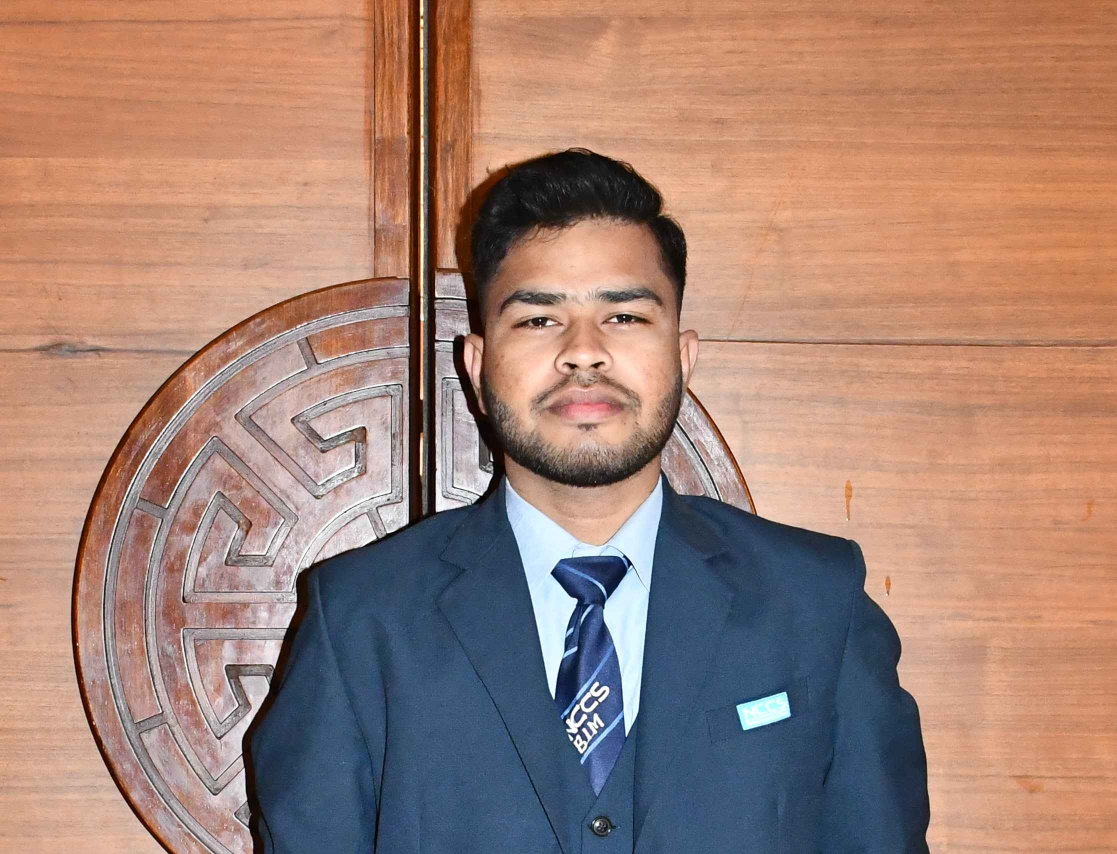
#> input picture model/test_images/manjesh.jpg, 2233 x 1708 px (shown at 1/2 size)
$ jupyter execute --allow-errors sports_celebrity_classification.ipynb   (shell and % lines are left out)
#> lines starting #> are read from the running program, lines starting #| are printed output that depends on the picture
[cell 1]
import numpy as np
import cv2
import matplotlib
from matplotlib import pyplot as plt

[cell 2]
img = cv2.imread('./test_images/manjesh.jpg')
#> img is the input picture: shape (1708, 2233, 3); mean B, G, R 117.2, 130.5, 163.7
img.shape
#> Out = (1708, 2233, 3)

[cell 3]
plt.imshow(img)

[cell 4]
gray = cv2.cvtColor(img,cv2.COLOR_BGR2GRAY)
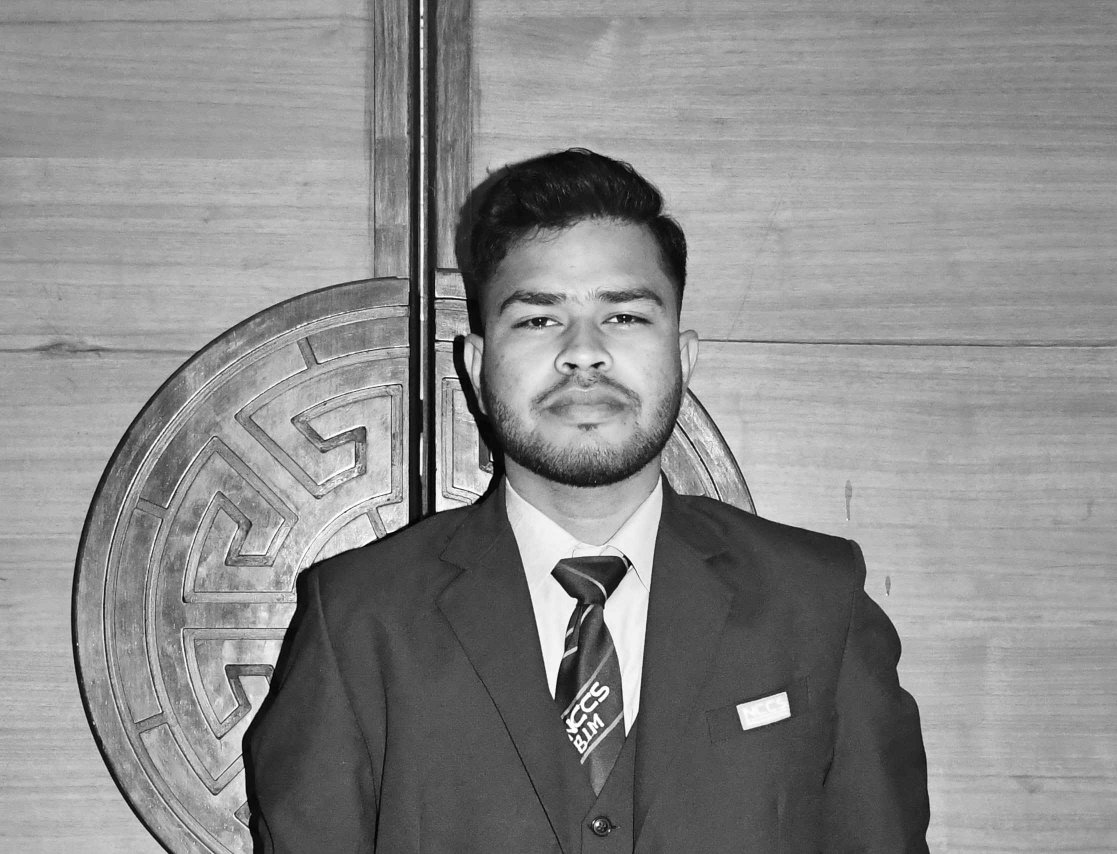
#> gray: shape (1708, 2233) (shown at 1/2 size); min 0, max 255, mean 138.8
gray.shape
#> Out = (1708, 2233)

[cell 5]
gray

[cell 6]
face_cascade =cv2.CascadeClassifier('./opencv/haarcascades/haarcascade_frontalface_default.xml')
eye_cascade = cv2.CascadeClassifier('./opencv/haarcascades/haarcascade_eye.xml')

faces = face_cascade.detectMultiScale(gray,1.3,5)
#> faces = [[928, 452, 472, 472]]
faces
#> Out = [[928, 452, 472, 472]]

[cell 7]
(x,y,w,h) = faces[0]
#> x = 928; y = 452; w = 472; h = 472
x,y,w,h
#> Out = (928, 452, 472, 472)

[cell 8]
face_img= cv2.rectangle(img,(x,y),(x+w,y+h),(255,0,0),2)
plt.imshow(face_img)

[cell 9]
for (x,y,w,h) in faces:
    img = cv2.rectangle(img,(x,y),(x+w,y+h),(255,0,0),2)
    roi_gray = gray[y:y+h, x:x+w]
    roi_color = img[y:y+h, x:x+w]
    eyes = eye_cascade.detectMultiScale(roi_gray)
    for (ex,ey,ew,eh) in eyes:
        cv2.rectangle(roi_color,(ex,ey),(ex+ew,ey+eh),(0,255,0),2)
#> this loop made 1 pass
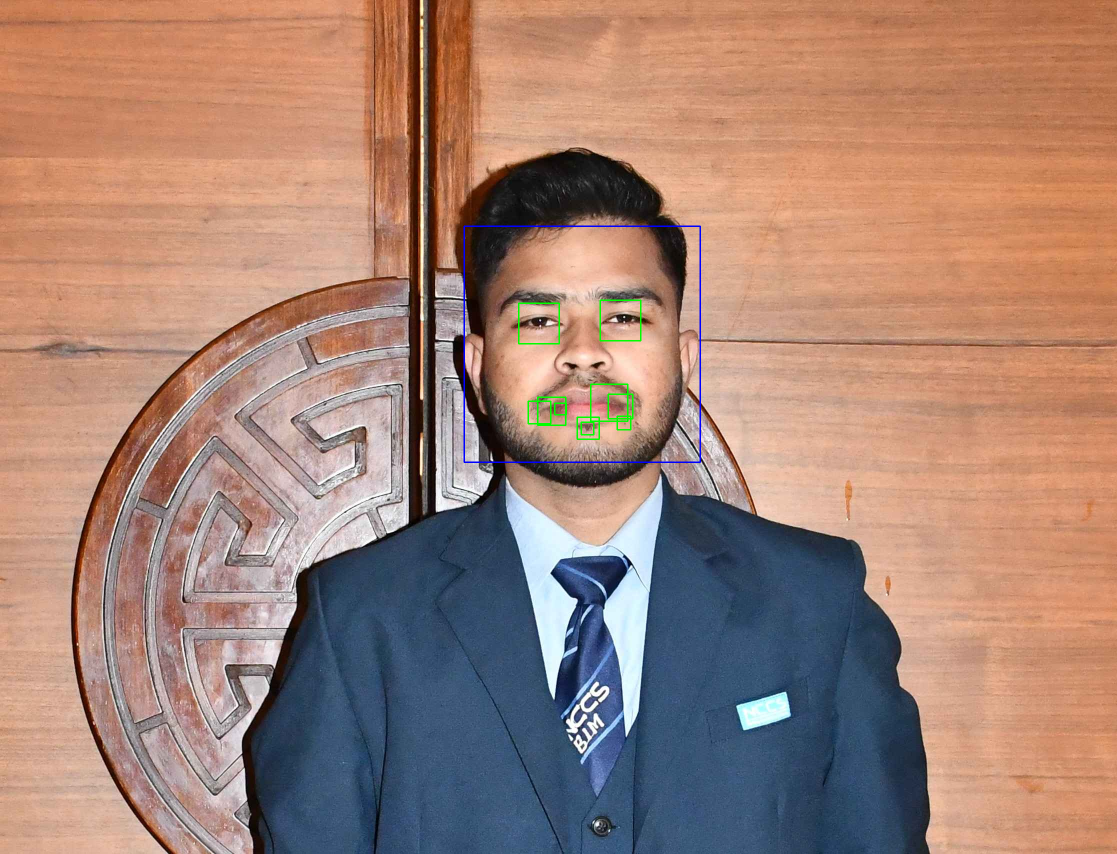
#> img: shape (1708, 2233, 3) (shown at 1/2 size); mean B, G, R 117.2, 130.5, 163.2
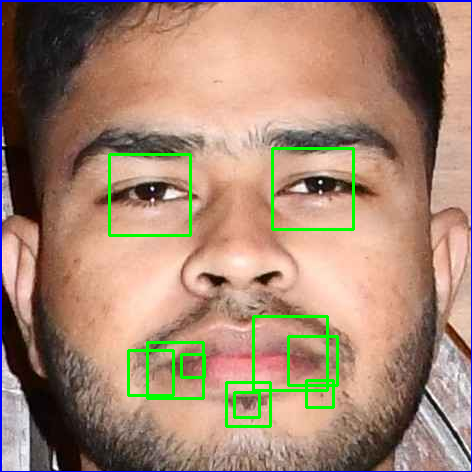
#> roi_color: shape (472, 472, 3); mean B, G, R 113.1, 133.2, 163.6

plt.figure()
plt.imshow(face_img,cmap='gray')
plt.show()

[cell 10]
plt.imshow(roi_color,cmap='gray')

[cell 11]
def get_cropped_image_if_2_eyes (image_path):
    img = cv2.imread(image_path)
    gray = cv2.cvtColor(img,cv2.COLOR_RGB2GRAY)
    faces = face_cascade.detectMultiScale (gray, 1.3, 5)
    for (x,y,w,h) in faces:
        roi_gray = gray[y:y+h, x:x+w]
        roi_color= img[y:y+h, x:x+w]
        eyes = eye_cascade.detectMultiScale (roi_gray)
        if len(eyes) >= 2:
            return roi_color

[cell 12]
original_image=cv2.imread('./test_images/sharapova1.jpg')
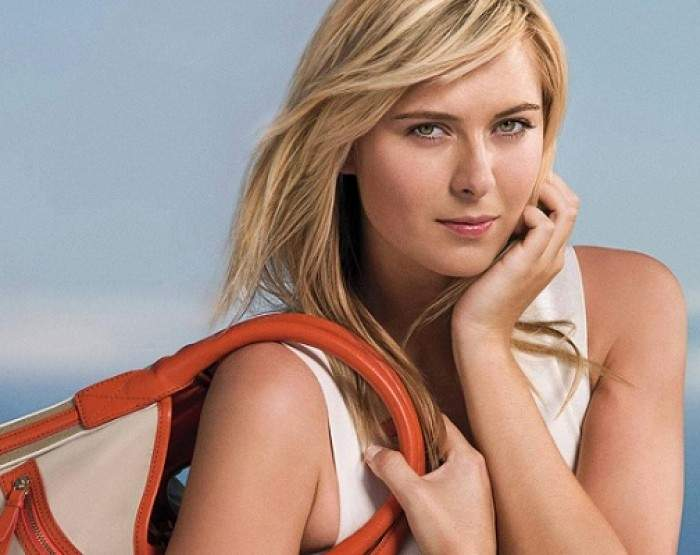
#> input picture model/test_images/sharapova1.jpg, 700 x 555 px
#> original_image is the input picture: shape (555, 700, 3); mean B, G, R 134.6, 144, 169.9
plt.imshow(original_image)

[cell 13]
cropped_image = get_cropped_image_if_2_eyes('./test_images/sharapova1.jpg')
#> in get_cropped_image_if_2_eyes, `gray = cv2.cvtColor(img,cv2.COLOR_RGB2GRAY)`:
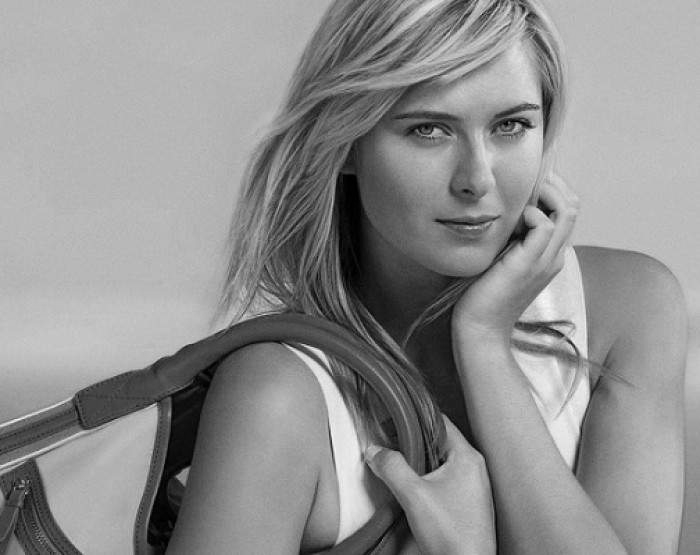
#> gray: shape (555, 700); min 0, max 254, mean 144.2
#> in get_cropped_image_if_2_eyes, `faces = face_cascade.detectMultiScale (gray, 1.3, 5)`: faces = [[356, 37, 233, 233]]
#> the loop in get_cropped_image_if_2_eyes, `for (x,y,w,h) in faces:` made 1 pass
#> (x, y, w, h, eyes) on pass 1: (356, 37, 233, 233, [[47, 69, 48, 48], [180, 166, 24, 24], [130, 66, 48, 48]])
#> pass 1, in get_cropped_image_if_2_eyes, `roi_gray = gray[y:y+h, x:x+w]`:
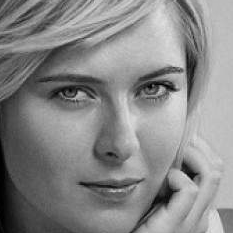
#> roi_gray: shape (233, 233); min 0, max 226, mean 135.3
#> pass 1, in get_cropped_image_if_2_eyes, `roi_color= img[y:y+h, x:x+w]`:
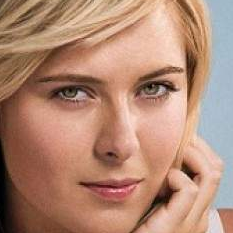
#> roi_color: shape (233, 233, 3); mean B, G, R 116.2, 136.7, 178
plt.imshow(cropped_image)

[cell 14]
org_image_obstructed = cv2.imread('./test_images/sharapova2.jpg')
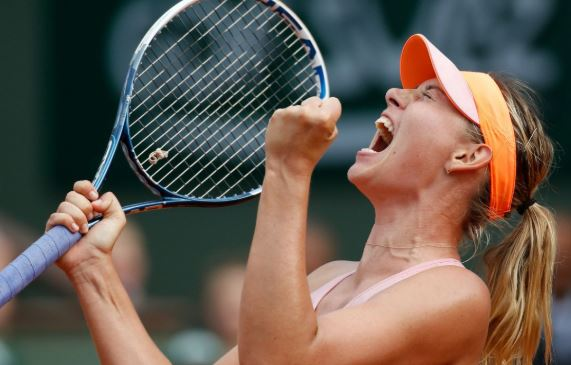
#> input picture model/test_images/sharapova2.JPG, 571 x 365 px, found by its file name
#> org_image_obstructed is the input picture: shape (365, 571, 3); mean B, G, R 80.8, 91, 102.6
plt.imshow(org_image_obstructed)

[cell 15]
cropped_image_no_2_eyes = get_cropped_image_if_2_eyes('./test_images/sharapova2.jpg')
#> call 2 of get_cropped_image_if_2_eyes, with image_path = './test_images/sharapova2.jpg'
#> in get_cropped_image_if_2_eyes (call 2), `gray = cv2.cvtColor(img,cv2.COLOR_RGB2GRAY)`:
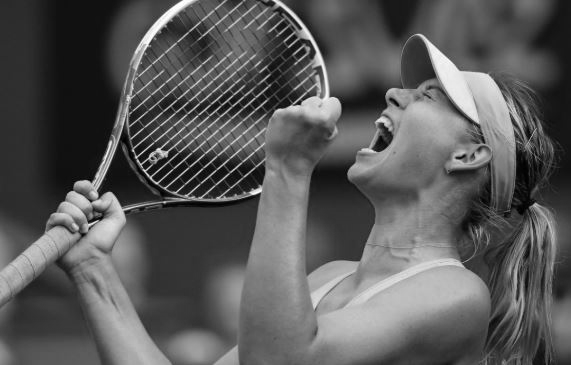
#> gray: shape (365, 571); min 0, max 255, mean 89.3
#> in get_cropped_image_if_2_eyes (call 2), `faces = face_cascade.detectMultiScale (gray, 1.3, 5)`: faces = ()
cropped_image_no_2_eyes

[cell 16]
path_to_data = "./dataset/"
path_to_cr_data = "./dataset/cropped/"

[cell 17]
import os
img_dirs =[]
for entry in os.scandir(path_to_data):
    if entry.is_dir():
        img_dirs.append(entry.path)

[cell 18]
img_dirs

[cell 19]
import shutil
if os.path.exists(path_to_cr_data):
    shutil.rmtree(path_to_cr_data)
os.mkdir(path_to_cr_data)

[cell 20]
cropped_image_dirs = []
celebrity_file_names_dict = {}
#> (the rest of this cell did not finish here and is left out)

        if roi_color is not None:
            cropped_folder = path_to_cr_data + celebrity_name
            if not os.path.exists(cropped_folder):
                os.makedirs(cropped_folder)
                cropped_image_dirs.append(cropped_folder)
                print("Generating cropped images in folder: ",cropped_folder)
            cropped_file_name = celebrity_name + str(count) + ".png"
            cropped_file_path = cropped_folder + "/" + cropped_file_name
            cv2.imwrite(cropped_file_path, roi_color)
            celebrity_file_names_dict[celebrity_name].append(cropped_file_path)
            count += 1

[cell 21]
import numpy as np
import pywt
import cv2

def w2d(img, mode='haar', level=1):
#> called with mode = 'db1', level = 5
    imArray = img
    #Datatype conversions
    #convert to grayscale
    imArray = cv2.cvtColor( imArray,cv2.COLOR_RGB2GRAY )
    #convert to float
    imArray =  np.float32(imArray)
    imArray /= 255;
    # compute coefficients
    coeffs=pywt.wavedec2(imArray, mode, level=level)
#> coeffs = 6 items

    #Process Coefficients
    coeffs_H=list(coeffs)
#> coeffs_H = 6 items
    coeffs_H[0] *= 0;

    # reconstruction
    imArray_H=pywt.waverec2(coeffs_H, mode);
    imArray_H *= 255;
    imArray_H =  np.uint8(imArray_H)
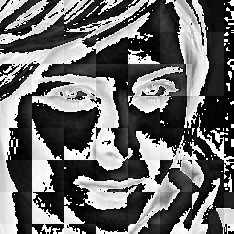
#> imArray_H: shape (234, 234); min 0, max 255, mean 107.3

    return imArray_H

[cell 22]
im_har = w2d(cropped_image,'db1',5)
plt.imshow(im_har, cmap='gray')

[cell 23]
celebrity_file_names_dict = {}
for img_dir in cropped_image_dirs:
    celebrity_name = img_dir.split('/')[-1]
    file_list = []
    for entry in os.scandir(img_dir):
        file_list.append(entry.path)
    celebrity_file_names_dict[celebrity_name] = file_list
celebrity_file_names_dict

[cell 24]
class_dict = {}
count = 0
for celebrity_name in celebrity_file_names_dict.keys():
    class_dict[celebrity_name] = count
    count = count + 1
class_dict
